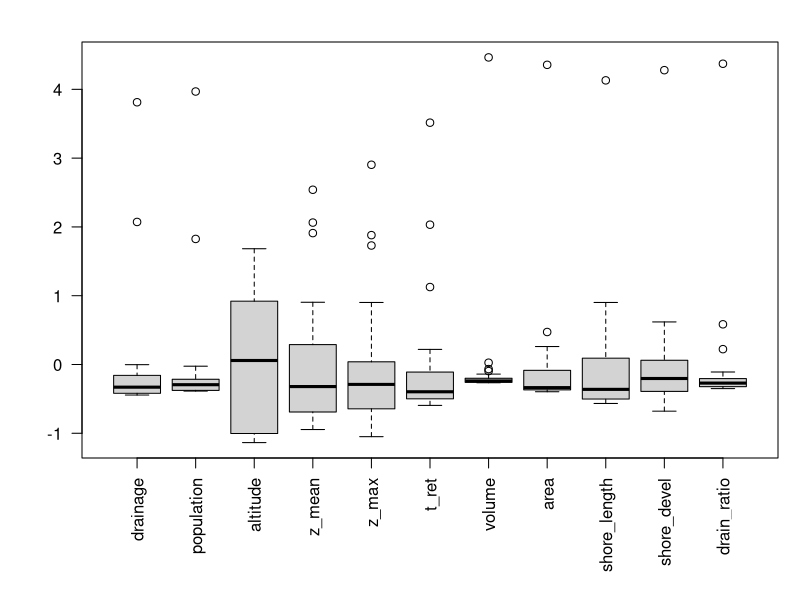
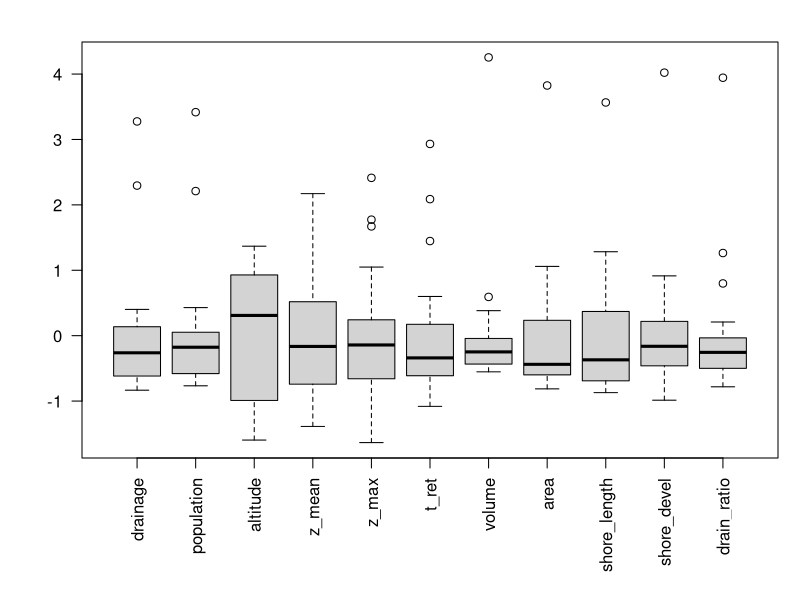
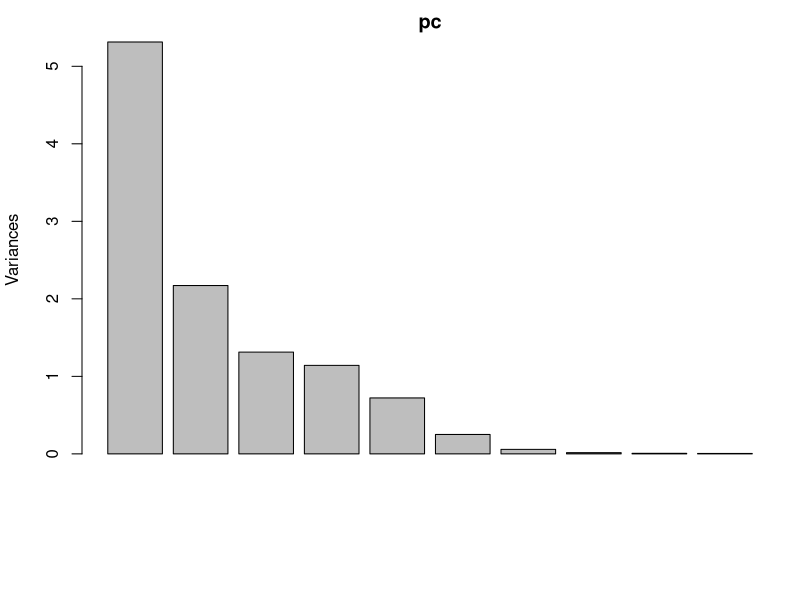
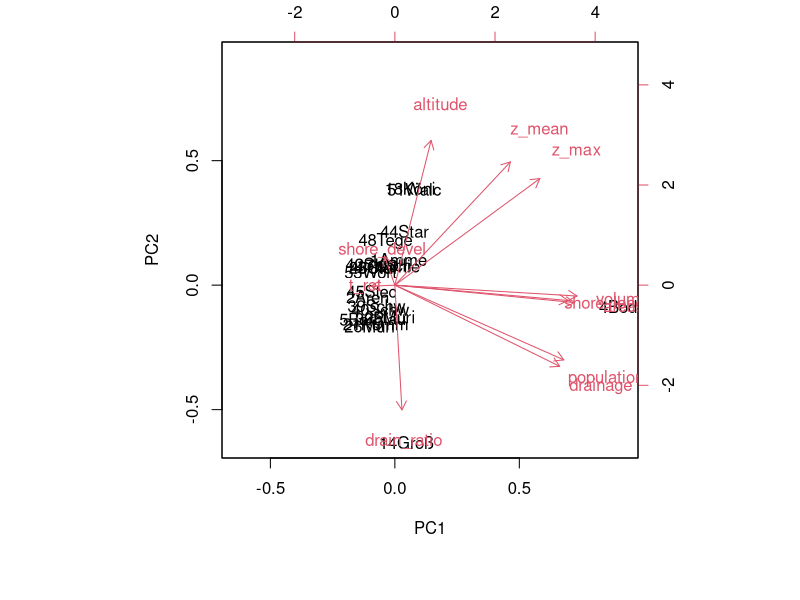
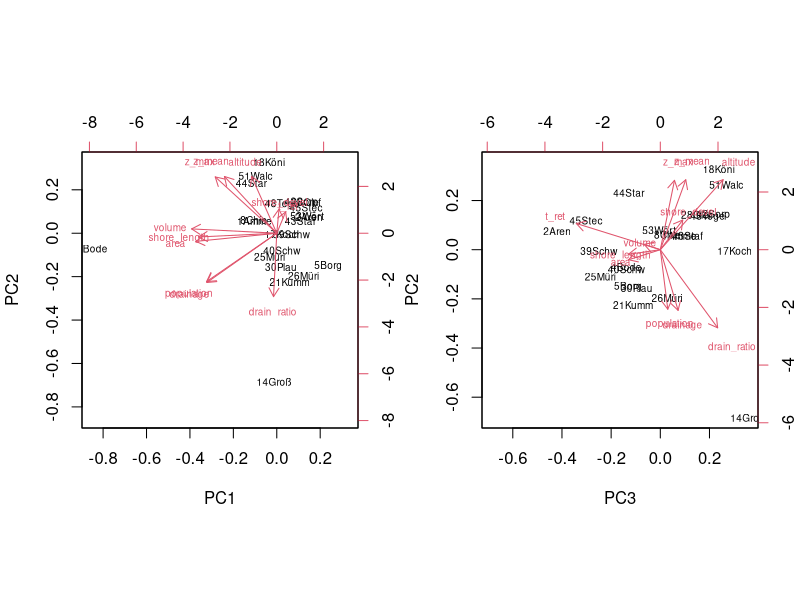
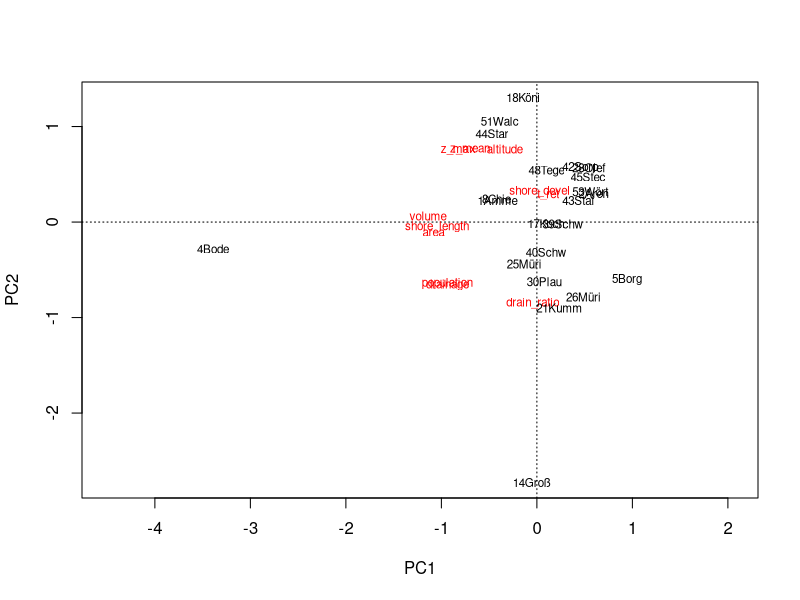
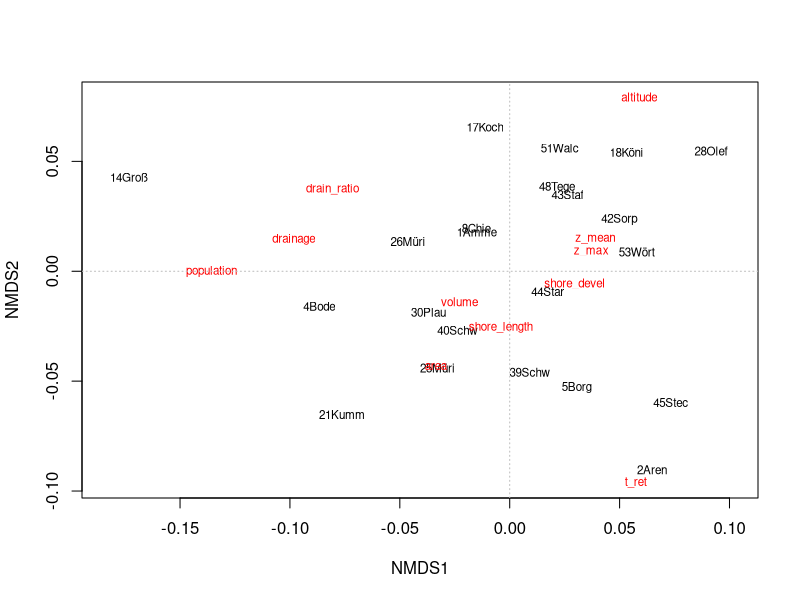
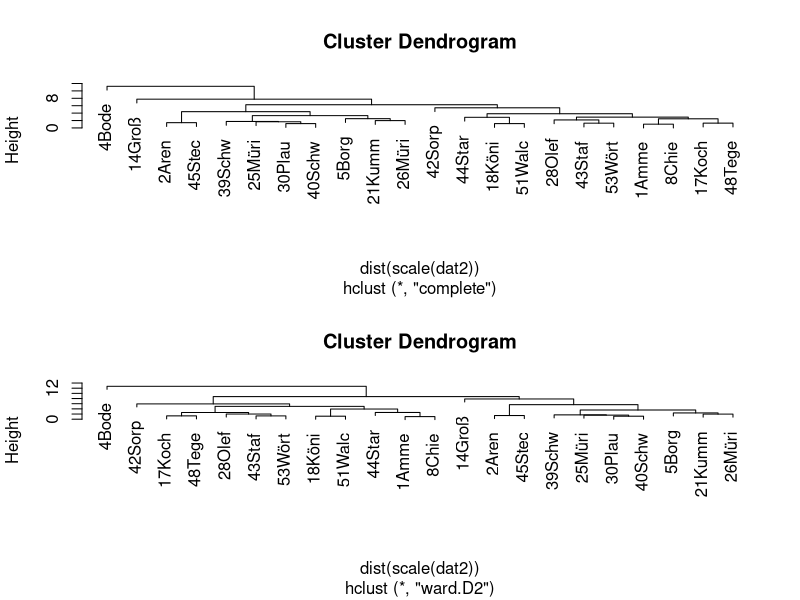

Source code (R) for these figures, in order:
## ---- chunk 1
## this code chunk sets some technical details, it is not shown to the user
library("readxl")
library("vegan")
#knitr::opts_chunk$set(echo = TRUE, eval=FALSE)
knitr::opts_chunk$set(echo = TRUE, eval=TRUE)
#setupKnitr(autoprint = TRUE)
## ---- chunk 2
library("readxl") # read Excel files directly
library("vegan")  # multivariate statistics in ecology
lakes <- as.data.frame(
  read_excel("3_tab_kenndaten-ausgew-seen-d_2021-04-08.xlsx", sheet="Tabelle1", skip=3)
)
names(lakes) <- c("name", "state", "drainage", "population", "altitude", 
                  "z_mean", "z_max", "t_ret", "volume", "area", "shore_length", 
                  "shore_devel", "drain_ratio", "wfd_type")
rownames(lakes) <- paste0(1:nrow(lakes), substr(lakes$name, 1, 4))
## ---- chunk 3
valid_columns <- c("drainage", "population", "altitude", "z_mean",
                   "z_max", "t_ret", "volume", "area", "shore_length", 
                   "shore_devel", "drain_ratio")

#valid_columns <- c("drainage", "altitude", "z_mean",
#                   "z_max", "t_ret", "volume", "area", "shore_length", 
#                   "shore_devel","drain_ratio")
dat <- lakes[valid_columns]
dat <- na.omit(dat)
## ---- chunk 4
par(mfrow = c(1, 1))
par(mar = c(7, 4, 2, 1) + .1)
boxplot(scale(dat), las = 2)
dat$altitude <- ifelse(dat$altitude < 0, 0, dat$altitude)
boxplot(scale(sqrt(dat)), las=2)
## ---- chunk 5
pc <- prcomp(scale(dat))
summary(pc)
plot(pc)
biplot(pc)
## ---- chunk 6
dat2 <- sqrt(dat)
pc2 <- prcomp(scale(dat2))
summary(pc2)

par(mfrow=c(1,2))
par(mar=c(5, 4, 4, 2) + 0.1)
biplot(pc2, cex=0.6)
biplot(pc2, cex=0.6, choices=c(3, 2))
## ---- chunk 7
par(mfrow=c(1,1))
pc3 <- rda(dat2, scale = TRUE)
pc3
#summary(pc3)
plot(pc3)
## ---- chunk 8
md <- metaMDS(dat2, scale = TRUE, distance = "euclid")
plot(md, type="text")
abline(h=0, col="grey", lty="dotted")
abline(v=0, col="grey", lty="dotted")
## ---- chunk 9
par(mfrow=c(2,1))
hc <- hclust(dist(scale(dat2)), method="complete") # the default
plot(hc)

hc2 <- hclust(dist(scale(dat2)), method="ward.D2")
plot(hc2)
## ---- chunk 10
plot(hc, hang = -1)
rect.hclust(hc, 5)
grp <- cutree(hc, 5)
# grp                  # can be used to show the groups
plot(md, type = "n")
text(md$points, row.names(dat2), col = grp)
